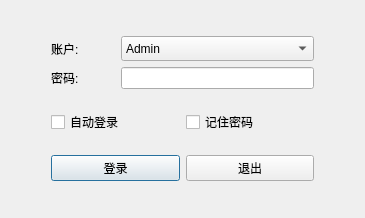
<?xml version="1.0" encoding="UTF-8"?>
<ui version="4.0">
 <class>LoginDialog</class>
 <widget class="QDialog" name="LoginDialog">
  <property name="geometry">
   <rect>
    <x>0</x>
    <y>0</y>
    <width>365</width>
    <height>218</height>
   </rect>
  </property>
  <property name="minimumSize">
   <size>
    <width>365</width>
    <height>218</height>
   </size>
  </property>
  <property name="maximumSize">
   <size>
    <width>365</width>
    <height>218</height>
   </size>
  </property>
  <property name="windowTitle">
   <string>Dialog</string>
  </property>
  <layout class="QGridLayout" name="gridLayout_3">
   <item row="0" column="0">
    <layout class="QGridLayout" name="gridLayout">
     <property name="leftMargin">
      <number>40</number>
     </property>
     <property name="topMargin">
      <number>10</number>
     </property>
     <property name="rightMargin">
      <number>40</number>
     </property>
     <item row="0" column="0">
      <widget class="QLabel" name="label">
       <property name="sizePolicy">
        <sizepolicy hsizetype="Expanding" vsizetype="Preferred">
         <horstretch>0</horstretch>
         <verstretch>0</verstretch>
        </sizepolicy>
       </property>
       <property name="contextMenuPolicy">
        <enum>Qt::PreventContextMenu</enum>
       </property>
       <property name="text">
        <string>账户:</string>
       </property>
      </widget>
     </item>
     <item row="1" column="0">
      <widget class="QLabel" name="label_2">
       <property name="sizePolicy">
        <sizepolicy hsizetype="Preferred" vsizetype="Preferred">
         <horstretch>1</horstretch>
         <verstretch>0</verstretch>
        </sizepolicy>
       </property>
       <property name="text">
        <string>密码:</string>
       </property>
      </widget>
     </item>
     <item row="1" column="1">
      <widget class="QLineEdit" name="passwordLineEdit">
       <property name="sizePolicy">
        <sizepolicy hsizetype="Expanding" vsizetype="Fixed">
         <horstretch>3</horstretch>
         <verstretch>0</verstretch>
        </sizepolicy>
       </property>
       <property name="echoMode">
        <enum>QLineEdit::Password</enum>
       </property>
      </widget>
     </item>
     <item row="0" column="1">
      <widget class="QComboBox" name="comboBox">
       <property name="sizePolicy">
        <sizepolicy hsizetype="Expanding" vsizetype="Expanding">
         <horstretch>3</horstretch>
         <verstretch>0</verstretch>
        </sizepolicy>
       </property>
       <property name="maximumSize">
        <size>
         <width>250</width>
         <height>25</height>
        </size>
       </property>
       <item>
        <property name="text">
         <string>Admin</string>
        </property>
       </item>
       <item>
        <property name="text">
         <string>Common</string>
        </property>
       </item>
      </widget>
     </item>
    </layout>
   </item>
   <item row="1" column="0">
    <layout class="QHBoxLayout" name="horizontalLayout">
     <property name="leftMargin">
      <number>40</number>
     </property>
     <property name="rightMargin">
      <number>40</number>
     </property>
     <item>
      <widget class="QCheckBox" name="autoLogChkBox">
       <property name="sizePolicy">
        <sizepolicy hsizetype="Expanding" vsizetype="Fixed">
         <horstretch>1</horstretch>
         <verstretch>0</verstretch>
        </sizepolicy>
       </property>
       <property name="text">
        <string>自动登录</string>
       </property>
      </widget>
     </item>
     <item>
      <widget class="QCheckBox" name="passwordChkBox">
       <property name="sizePolicy">
        <sizepolicy hsizetype="Expanding" vsizetype="Fixed">
         <horstretch>1</horstretch>
         <verstretch>0</verstretch>
        </sizepolicy>
       </property>
       <property name="text">
        <string>记住密码</string>
       </property>
      </widget>
     </item>
    </layout>
   </item>
   <item row="2" column="0">
    <layout class="QGridLayout" name="gridLayout_2">
     <property name="leftMargin">
      <number>40</number>
     </property>
     <property name="rightMargin">
      <number>40</number>
     </property>
     <property name="bottomMargin">
      <number>10</number>
     </property>
     <item row="0" column="0">
      <widget class="QPushButton" name="logBtn">
       <property name="sizePolicy">
        <sizepolicy hsizetype="Expanding" vsizetype="Fixed">
         <horstretch>1</horstretch>
         <verstretch>0</verstretch>
        </sizepolicy>
       </property>
       <property name="maximumSize">
        <size>
         <width>175</width>
         <height>16777215</height>
        </size>
       </property>
       <property name="text">
        <string>登录</string>
       </property>
      </widget>
     </item>
     <item row="0" column="1">
      <widget class="QPushButton" name="exitBtn">
       <property name="sizePolicy">
        <sizepolicy hsizetype="Expanding" vsizetype="Fixed">
         <horstretch>1</horstretch>
         <verstretch>0</verstretch>
        </sizepolicy>
       </property>
       <property name="text">
        <string>退出</string>
       </property>
      </widget>
     </item>
    </layout>
   </item>
  </layout>
 </widget>
 <resources/>
 <connections/>
</ui>
